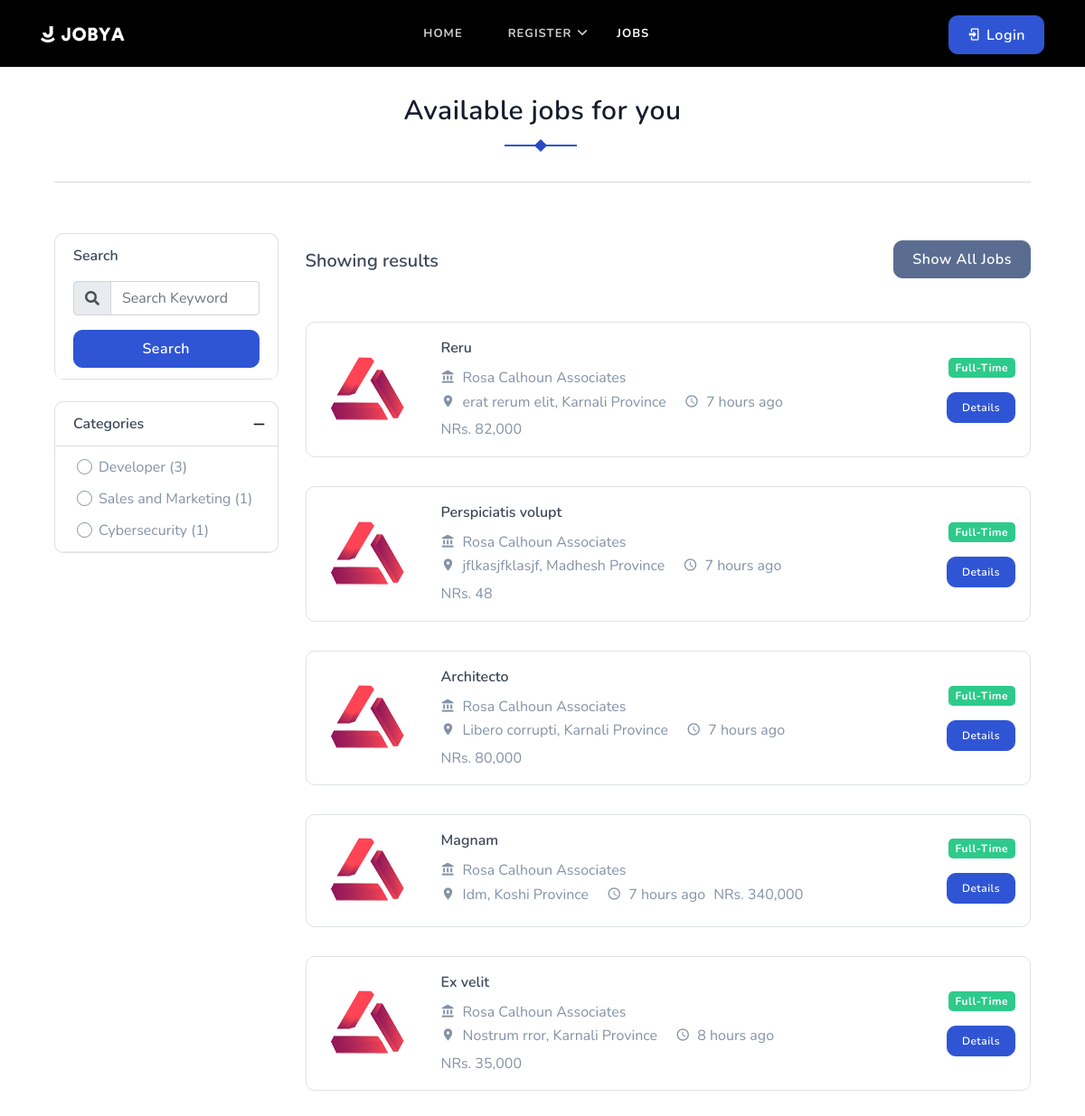
The page /job-list/ on the database as committed earlier.
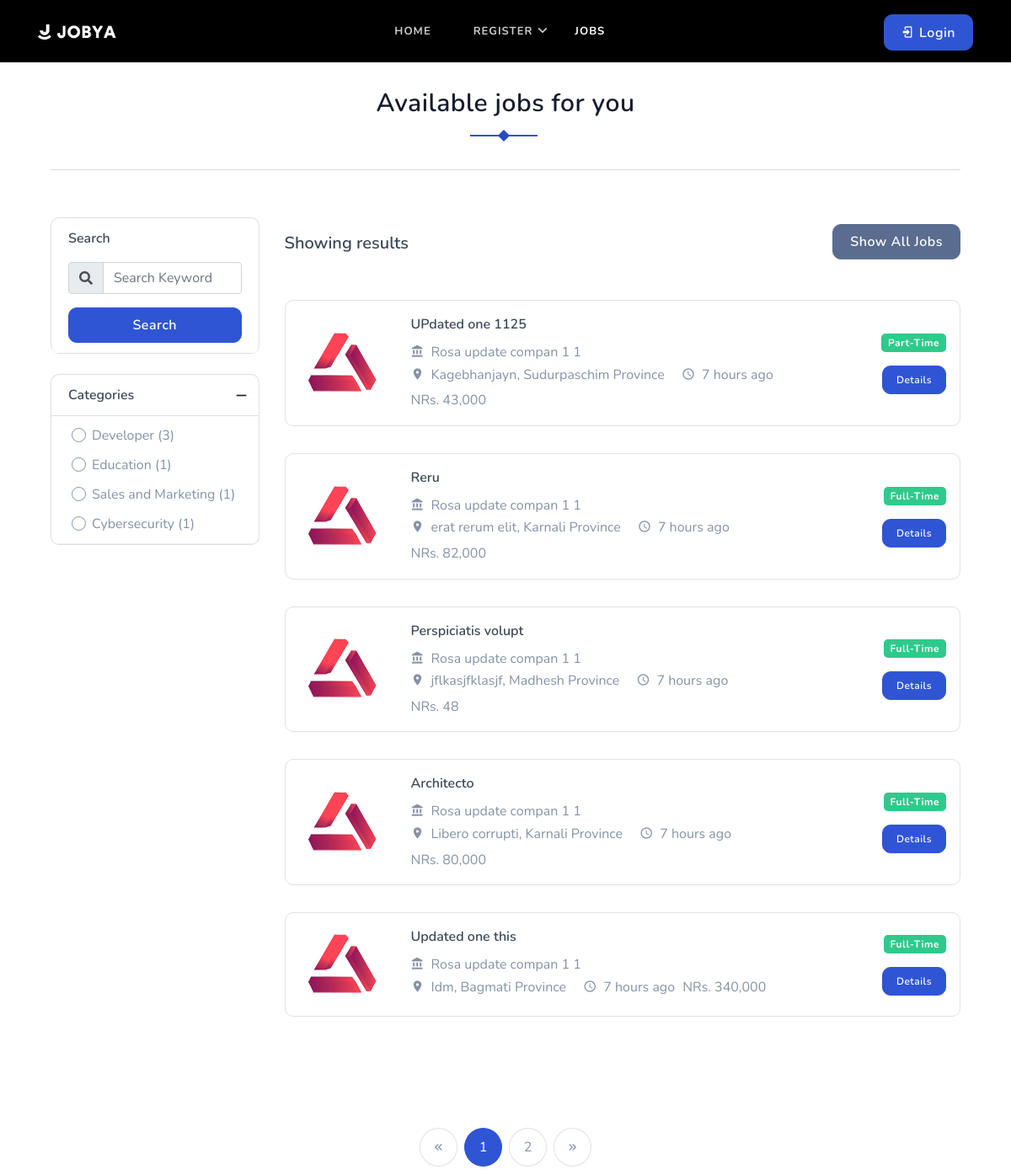
The same page on the database as committed later.
### job/models.py (models this page shows, shortened)
class Category(models.Model):
    name = models.CharField(max_length=255)

class Job(models.Model):
    JOB_TYPE_CHOICES = [
        ("part-time", "Part Time"),
        ("full-time", "Full Time"),
    ]
    WORK_MODES_CHOICES = [
        ('remote', 'Remote'),
        ('onsite', 'Onsite'),
        ('hybrid', 'Hybrid'),
    ]
    user = models.ForeignKey(User, on_delete=models.CASCADE)
    company = models.ForeignKey(Company, on_delete=models.CASCADE)
    title = models.CharField(max_length=255)
    job_type = models.CharField(max_length=20, choices=JOB_TYPE_CHOICES, default="full-time")
    image = models.ImageField(upload_to="post_images/%y/%m/&=%d", blank=True)
    category = models.ForeignKey(Category, on_delete=models.DO_NOTHING)
    city = models.CharField(max_length=255)
    state = models.ForeignKey(State, on_delete=models.DO_NOTHING, blank=True, null=True)
    salary = models.PositiveIntegerField(blank=True, null=True)
    work_mode = models.CharField(max_length=20, choices=WORK_MODES_CHOICES, default="onsite")
    edu_level = models.CharField(max_length=255)
    experience = models.ForeignKey(Experience, on_delete=models.DO_NOTHING, blank=True, null=True)
    uploaded_date = models.DateTimeField(null=True, blank=True, default=timezone.now)
    email = models.EmailField(max_length=255)
    contact = models.IntegerField()
    description = models.TextField()
    is_available = models.BooleanField(default=True)

### company/models.py (models this page shows, shortened)
class Company(models.Model):
    user = models.OneToOneField(User, on_delete=models.CASCADE)
    name = models.CharField(max_length=100, null=True, blank=True)
    est_date = models.DateField(null=True, blank=True)
    city = models.CharField(max_length=100, null=True, blank=True)
    state = models.ForeignKey(State, on_delete=models.DO_NOTHING, blank=True, null=True)
    email = models.EmailField(unique=True, null=True, blank=True)
    number = models.IntegerField(null=True, blank=True)
    website_link = models.URLField(null=True, blank=True)
    services = models.TextField(null=True, blank=True)
    overview = models.TextField(blank=True, null=True)
    image = models.ImageField(upload_to="company_post_images/%Y/%m/%d", blank=True)
    is_verified = models.BooleanField(default=False)

class State(models.Model):
    name = models.CharField(max_length=255)
    def __str__(self):
        return self.name

### home/views.py (the view)
# urls.py: path('job-list/', views.JobListingView.as_view(), name='job-list'),
class JobListingView(ListView):
    model = Job
    template_name = 'home/job_list.html'
    context_object_name = 'jobs'
    paginate_by = 5
    def get_queryset(self):
        return Job.objects.filter(is_available=True).order_by('-uploaded_date')
    def get_context_data(self, **kwargs):
        context = super().get_context_data(**kwargs)
        page_number = self.request.GET.get('page', 1)
        paginator = Paginator(self.get_queryset(), self.paginate_by)
        try:
            jobs = paginator.page(page_number)
        except PageNotAnInteger:
            jobs = paginator.page(1)
        except EmptyPage:
            jobs = paginator.page(paginator.num_pages)
        context['jobs'] = jobs
        categories = Category.objects.annotate(
            available_jobs_count=Count('job', filter=Q(job__is_available=True))
        ).filter(available_jobs_count__gt=0).order_by('-available_jobs_count')
        context['categories'] = categories
        return context

### company/context_processors.py (called while the page is built)
def company_context(request):
    company = None
    if request.user.is_authenticated and request.user.has_company:
        company = Company.objects.filter(user=request.user).first()  # or however you link Company to the user
    return {'company': company}

### templates/home/job_list.html (shortened to what the changed rows need)
{% extends 'base.html' %}
{% load static %}
{% block content %}
{% load humanize %}
<section class="section pt-0">
    <div class="container">
        <div class="row">
            <div class="col-lg-3">
                <div class="left-sidebar">
                    <div class="accordion" id="accordionExample">
                        {% include "home/left/left_sidebar.html" %}
                    </div>
                </div>
            </div>
            <div class="col-lg-9 mt-4 pt-2">
                    <div class="row">
                        {% if jobs %}
                        {% for job in jobs %}
                        <div class="col-lg-12 mt-4 pt-2">
                            <div class="job-list-box border rounded">
                                <div class="p-3">
                                    <div class="row align-items-center">
                                        <div class="col-lg-2">
                                            <div class="company-logo-img">
                                                <img src="{% static 'featured-job/img-1.png' %}" alt="" class="img-fluid mx-auto d-block">
                                            </div>
                                        </div>
                                        <div class="col-lg-7 col-md-9">
                                            <div class="job-list-desc">
                                                <h6 class="mb-2"><a href="#" class="text-dark">{{ job.title }}</a></h6>
                                                <p class="text-muted mb-0"><i class="mdi mdi-bank mr-2"></i>{{ job.company.name }}</p>
                                                <ul class="list-inline mb-0">
                                                    <li class="list-inline-item mr-3">
                                                        <p class="text-muted mb-0"><i class="mdi mdi-map-marker mr-2"></i>{{ job.city }}, {{ job.state }}</p>
                                                    </li>
                                                    <li class="list-inline-item">
                                                        <p class="text-muted mb-0"><i class="mdi mdi-clock-outline mr-2"></i>{{ job.uploaded_date|naturaltime }}</p>
                                                    </li>
                                                    <li class="list-inline-item">
                                                        <p class="text-muted mb-0">NRs. {{ job.salary|intcomma }}</p>
                                                    </li>
                                                </ul>
                                            </div>
                                        </div>
                                        <div class="col-lg-3 col-md-3">
                                            <div class="job-list-button-sm text-right">
                                                <span class="badge badge-success">{{ job.job_type|title }}</span>
                                                <div class="mt-3">
                                                    <a href="{% url 'job-details' job.id %}" class="btn btn-sm btn-primary">Details</a>
                                                </div>
                                            </div>
                                        </div>
                                    </div>
                                </div>
                            </div>
                        </div>
                        {% endfor %}
                        {% else %}
                        <h6 class="title title-line pb-5">No jobs available at the moment.</h6>
                        {% endif %}
                    </div>
            </div>
        </div>
    </div>
</section>
{% if page_obj.has_other_pages %}
<div class="row">
    <div class="col-lg-12 mt-4 pt-2">
        <nav aria-label="Page navigation example">
            <ul class="pagination job-pagination mb-0 justify-content-center">
                {% if page_obj.has_previous %}
                <li class="page-item">
                    <a class="page-link" href="?page={{ page_obj.previous_page_number }}" tabindex="-1">
                        <i class="mdi mdi-chevron-double-left f-15"></i>
                    </a>
                </li>
                {% else %}
                <li class="page-item disabled">
                    <span class="page-link">
                        <i class="mdi mdi-chevron-double-left f-15"></i>
                    </span>
                </li>
                {% endif %}
                {% for i in page_obj.paginator.page_range %}
                <li class="page-item {% if i == page_obj.number %}active{% endif %}">
                    <a class="page-link" href="?page={{ i }}">{{ i }}</a>
                </li>
                {% endfor %}
                {% if page_obj.has_next %}
                <li class="page-item">
                    <a class="page-link" href="?page={{ page_obj.next_page_number }}">
                        <i class="mdi mdi-chevron-double-right f-15"></i>
                    </a>
                </li>
                {% else %}
                <li class="page-item disabled">
                    <span class="page-link">
                        <i class="mdi mdi-chevron-double-right f-15"></i>
                    </span>
                </li>
                {% endif %}
            </ul>
        </nav>
    </div>
</div>
{% endif %}
{% endblock content %}

### templates/home/left/left_sidebar.html (shortened to what this page needs)
<div class="card rounded mt-4">
    <a data-toggle="collapse" href="#collapsetwo" class="job-list" aria-expanded="true" aria-controls="collapsetwo">
        <div class="card-header" id="headingtwo">
            <h6 class="mb-0 text-dark f-18">Categories</h6>
        </div>
    </a>
    <div id="collapsetwo" class="collapse show" aria-labelledby="headingtwo">
        <div class="card-body p-0">
            {% if categories %}
            {% for category in categories %}
            <div class="custom-control custom-radio">
                <form action="{% url 'jobs-by-category' category.id %}" method="GET">
                    <label class="custom-control-label ml-1 text-muted f-15" for="customRadio{{ category.id }}">
                        {{ category.name }} ({{ category.available_jobs_count }})
                    </label>
                </form>
            </div>
            {% endfor %}
            {% else %}
            <div>
                <label class="custom-control-label ml-1 text-muted f-15">
                    No categories available.
                </label>
            </div>
            {% endif %}
        </div>
    </div>
</div>

Rows that differ between the two databases and show on the page:
no longer on this page (row unchanged): Job: title "Ex velit", company.name "Rosa Calhoun Associates", city "Nostrum rror", state "Karnali Province", uploaded_date "8 hours ago", salary "35,000", job_type "Full-Time"
now on this page (row unchanged): Category: name "Education", available_jobs_count "1"
now on this page (row edited): Job: title "UPdated one 1125", company.name "Rosa update compan 1 1", city "Kagebhanjayn", state "Sudurpaschim Province", uploaded_date "7 hours ago", salary "43,000", job_type "Part-Time"
changed through a linked row, Job "Reru": company.name "Rosa Calhoun Associates" → "Rosa update compan 1 1"
changed through a linked row, Job "Perspiciatis volupt": company.name "Rosa Calhoun Associates" → "Rosa update compan 1 1"
changed through a linked row, Job "Architecto": company.name "Rosa Calhoun Associates" → "Rosa update compan 1 1"
changed Job "Idm": title "Magnam" → "Updated one this"; company.name "Rosa Calhoun Associates" → "Rosa update compan 1 1"; state "Koshi Province" → "Bagmati Province"
Other text that changed with them:
new list line: "1"
new list line: "2"
